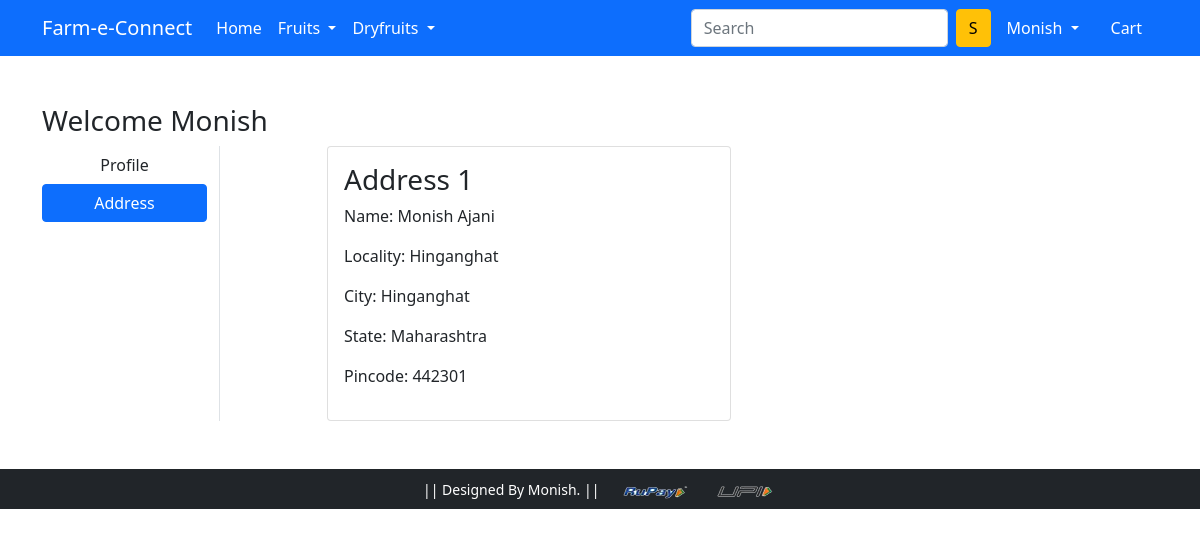
The page /address/ (signed in) on the database its author committed.
### app/models.py (models this page shows, shortened)
class Customer(models.Model):
    user=models.ForeignKey(User,on_delete=models.CASCADE)
    name=models.CharField(max_length=200)
    locality=models.CharField(max_length=200)
    city=models.CharField(max_length=250)
    zipcode=models.IntegerField()
    state=models.CharField(choices=STATE_CHOICES,max_length=50)

### app/views.py (the view)
# urls.py: path('address/', views.address, name='address'),
def address(request):
  add=Customer.objects.filter(user=request.user)
  return render(request, 'app/address.html',{'add':add ,'active':'btn-primary'})

### app/templates/app/address.html (shortened to what this page needs)
{% extends 'app/base.html' %}
{% load static %}
{% block main-content %}
<div class="container my-5">
 <div class="row">
 <h3>Welcome <span class="text-capitalize">{{request.user}}</span></h3>
  <div class="col-sm-2 border-end">
   <ul class="list-unstyled">
    <li class="d-grid"><a href="{% url 'profile' %}" class="btn">Profile</a></li>
    <li class="d-grid"><a href="{% url 'address' %}" class="btn {{active}}">Address</a></li>
   </ul>
  </div>
  <div class="col-sm-9 offset-sm-1">
   <div class="row">
    {% for ad in add %}
        <div class="col-sm-6">
        <div class="card">
        <div class="card-body">
        <h3>Address {{forloop.counter}}</h3>
        <p>Name: {{ad.name}}</p>
        <p>Locality: {{ad.locality}}</p>
        <p>City: {{ad.city}}</p>
        <p>State: {{ad.state}}</p>
        <p>Pincode: {{ad.zipcode}}</p>
        </div>
        </div>
        </div>
        {% endfor %}
   </div>
  </div>
 </div>
</div>
{% endblock main-content %}

### app/templates/app/base.html (shortened to what this page needs)
<!doctype html>
{% load static %}
<html lang="en">
<head>
    <link href="https://cdn.jsdelivr.net/npm/bootstrap@5.0.0-beta1/dist/css/bootstrap.min.css" rel="stylesheet">
    <link rel="stylesheet" href="{% static 'app/css/owl.carousel.min.css' %}">
    <link rel="stylesheet" href="{% static 'app/css/all.min.css' %}">
    <link rel="stylesheet" href="{% static 'app/css/style.css' %}">
</head>
<body>
<nav class="navbar navbar-expand-lg navbar-dark bg-primary">
  <div class="container">
    <a class="navbar-brand bg-primary" href="/">Farm-e-Connect</a>
      <div class="collapse navbar-collapse" id="navbarSupportedContent">
        <ul class="navbar-nav me-auto mb-2 mb-lg-0">
          <li class="nav-item">
            <a class="nav-link active text-white" aria-current="page" href="/">Home</a>
          </li>
          <li class="nav-item dropdown">
            <a class="nav-link dropdown-toggle text-white" href="#" id="electronicsDropdown" role="button" data-bs-toggle="dropdown" aria-expanded="false">
              Fruits
            </a>
          </li>
          <li class="nav-item dropdown">
            <a class="nav-link dropdown-toggle text-white" href="#" id="fashionDropdown" role="button" data-bs-toggle="dropdown" aria-expanded="false">
               Dryfruits
            </a>
          </li>
        </ul>
        <form class="d-flex" method='get' action="{% url 'search' %}">
          <input class="form-control me-2" type="search" name='search'  placeholder="Search" aria-label="Search" >
          <button class="btn btn-warning" type="submit">S</button>
        </form>
        <div>
            <ul class="navbar-nav me-auto mb-2 mb-lg-0">
              <li class="nav-item dropdown mx-2">
                {% if request.user.is_authenticated %}
                <a class="nav-link dropdown-toggle text-white" href="#" id="profileDropdown" role="button" data-bs-toggle="dropdown" aria-expanded="false">
                  {{request.user|capfirst}}
                </a>
                </li>
                <li class="nav-item mx-2">
                <a href="{% url 'showcart' %}" class="nav-link text-white"> Cart </a>
                </li>
            {% endif %}
          </ul>
         </div>
       </div>
     </div>
    </nav>
    {% block main-content %} {% endblock main-content %}
    <footer class="container-fluid bg-dark text-center p-2 mt-5">
        <small class="text-white"> || Designed By Monish. || </small>
        <img src="{% static 'app/images/p1.png' %}" alt="" srcset="" class="img-fluid" height="2px">
    </footer>
  </body>
</html>

### rows shown on the page
Customer: name "Monish Ajani", locality "Hinganghat", city "Hinganghat", state "Maharashtra", zipcode "442301"

### other values the page prints
{{ request.user|capfirst }} "Monish"
{{ request.user }} "Monish"
